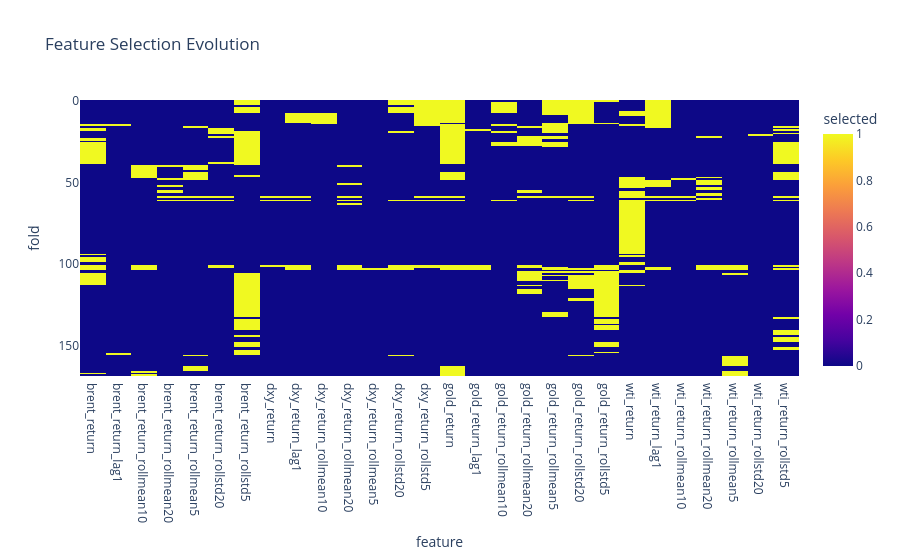

Notebook source saved alongside this figure:
### Markdown cell above
## 5. Feature importance evolution (heatmap: fold × feature)

### Code cell
import json
from pathlib import Path

project_root = Path('..').resolve()
processed_dir = project_root / 'data' / 'processed'

audit_files = sorted(processed_dir.glob('audit_random_forest_1.json'))
if not audit_files:
    print('No audit logs found. Run WFV first.')
else:
    audit = json.loads(audit_files[0].read_text())
    feature_sets = []
    fold_ids = []
    for entry in audit:
        fold_ids.append(entry['fold_idx'])
        feature_sets.append(entry['selected_features'])
    all_features = sorted({feat for feats in feature_sets for feat in feats})
    matrix = np.zeros((len(fold_ids), len(all_features)))
    for i, feats in enumerate(feature_sets):
        for feat in feats:
            matrix[i, all_features.index(feat)] = 1
    fig = px.imshow(matrix, labels={'x': 'feature', 'y': 'fold', 'color': 'selected'},
                   x=all_features, y=fold_ids, title='Feature Selection Evolution')
    fig.show()

### Figure 1 — Plotly figure (JSON) as saved in the notebook; plotly's stock layout.template omitted (floating-point values rounded to 4 significant figures; data arrays with more than 128 entries replaced by an {"elided": "..."} marker saying what was removed)
{"data": [{"coloraxis": "coloraxis", "hovertemplate": "feature: %{x}<br>fold: %{y}<br>selected: %{z}<extra></extra>", "name": "0", "type": "heatmap", "x": ["brent_return", "brent_return_lag1", "brent_return_rollmean10", "brent_return_rollmean20", "brent_return_rollmean5", "brent_return_rollstd20", "brent_return_rollstd5", "dxy_return", "dxy_return_lag1", "dxy_return_rollmean10", "dxy_return_rollmean20", "dxy_return_rollmean5", "dxy_return_rollstd20", "dxy_return_rollstd5", "gold_return", "gold_return_lag1", "gold_return_rollmean10", "gold_return_rollmean20", "gold_return_rollmean5", "gold_return_rollstd20", "gold_return_rollstd5", "wti_return", "wti_return_lag1", "wti_return_rollmean10", "wti_return_rollmean20", "wti_return_rollmean5", "wti_return_rollstd20", "wti_return_rollstd5"], "xaxis": "x", "y": {"elided": "169 int values"}, "yaxis": "y", "z": {"elided": "169x28 float values"}}], "layout": {"coloraxis": {"colorbar": {"title": {"text": "selected"}}, "colorscale": [[0, "#0d0887"], [0.1111, "#46039f"], [0.2222, "#7201a8"], [0.3333, "#9c179e"], [0.4444, "#bd3786"], [0.5556, "#d8576b"], [0.6667, "#ed7953"], [0.7778, "#fb9f3a"], [0.8889, "#fdca26"], [1, "#f0f921"]]}, "title": {"text": "Feature Selection Evolution"}, "xaxis": {"anchor": "y", "constrain": "domain", "domain": [0, 1], "scaleanchor": "y", "title": {"text": "feature"}}, "yaxis": {"anchor": "x", "autorange": "reversed", "constrain": "domain", "domain": [0, 1], "title": {"text": "fold"}}}}
